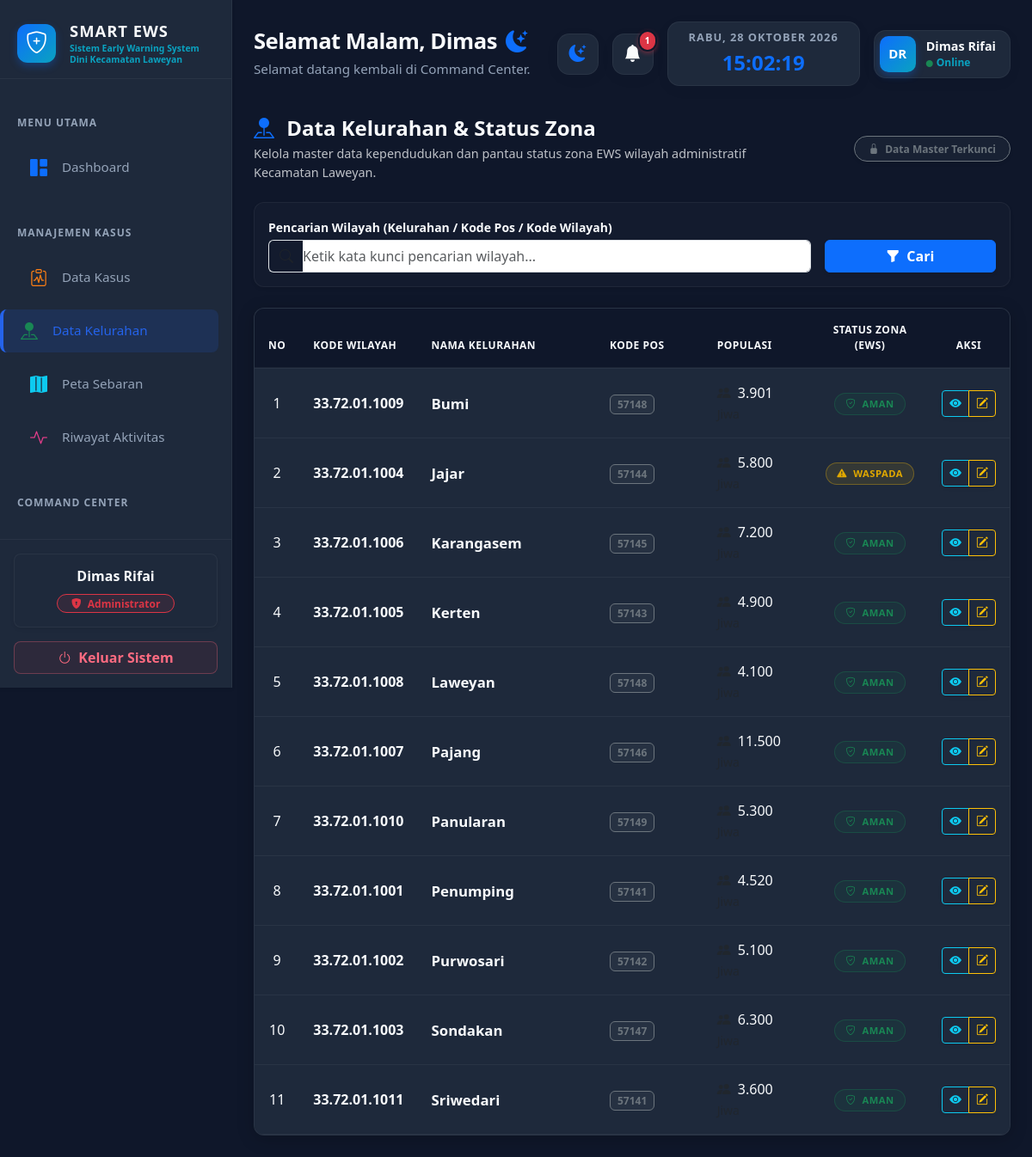
Page /pages/kelurahan/index.php (signed in) on the committed database.
### tables this page shows
CREATE TABLE `tabel_role` (
  `id_role` int NOT NULL,
  `nama_role` varchar(50) NOT NULL,
  `deskripsi` text,
  `created_at` timestamp NULL DEFAULT CURRENT_TIMESTAMP
);

CREATE TABLE `tabel_kelurahan` (
  `id_kelurahan` int NOT NULL,
  `id_pengguna` int DEFAULT NULL COMMENT 'Relasi ke admin yang mendaftarkan wilayah',
  `kode_wilayah` varchar(20) NOT NULL COMMENT 'Kode referensi Kemendagri atau BPS (berguna untuk integrasi SATUSEHAT nantinya)',
  `nama_kelurahan` varchar(100) NOT NULL,
  `kodepos` varchar(10) DEFAULT NULL,
  `jumlah_penduduk` int DEFAULT '0' COMMENT 'Populasi riil untuk pembagi perhitungan rasio penyebaran wabah',
  `luas_wilayah_km2` decimal(10,2) DEFAULT '0.00' COMMENT 'Untuk menganalisis kepadatan penduduk berbanding kasus',
  `geo_polygon` json DEFAULT NULL COMMENT 'Menyimpan koordinat batas wilayah format GeoJSON untuk digambar di peta Bootstrap/Leaflet.js',
  `created_at` timestamp NULL DEFAULT CURRENT_TIMESTAMP,
  `updated_at` timestamp NULL DEFAULT CURRENT_TIMESTAMP ON UPDATE CURRENT_TIMESTAMP
);

### pages/kelurahan/index.php (the view, shortened to what this page needs)
<?php
require_once '../../config/koneksi.php';
$id_role      = $_SESSION['id_role'];
$nama_lengkap = $_SESSION['nama_lengkap'];
$query_role = mysqli_query($koneksi, "SELECT nama_role FROM tabel_role WHERE id_role = '$id_role'");
$nama_role  = ($row = mysqli_fetch_assoc($query_role)) ? $row['nama_role'] : "User";
$keyword_cari = isset($_GET['cari']) ? mysqli_real_escape_string($koneksi, $_GET['cari']) : '';
$where_sql = "";
$status_wilayah = [];
$q_alert = mysqli_query($koneksi, "
    SELECT id_kelurahan, tingkat_alert
    FROM tabel_alert
    WHERE status_verifikasi != 'abaikan' AND status_baca = 'belum'
    ORDER BY created_at ASC
");
while ($row = mysqli_fetch_assoc($q_alert)) {
    $id_kel = $row['id_kelurahan'];
    $lvl = $row['tingkat_alert'];
    if (!isset($status_wilayah[$id_kel])) {
        $status_wilayah[$id_kel] = ($lvl == 'potensi_wabah') ? 'merah' : 'kuning';
    } else {
        if ($lvl == 'potensi_wabah') $status_wilayah[$id_kel] = 'merah';
    }
}
include '../../layout/header.php';
include '../../layout/sidebar.php';
?>
<div id="main-content">
    <?php include '../../layout/topbar.php'; ?>
    <div class="row mb-4 align-items-center mt-2">
        <div class="col-md-8">
            <h4 class="text-dynamic fw-bold mb-1"><i class="bi bi-pin-map-fill me-2 text-primary"></i> Data Kelurahan & Status Zona</h4>
            <p class="text-dynamic mb-0" style="opacity: 0.75; font-size: 0.9rem;">Kelola master data kependudukan dan pantau status zona EWS wilayah administratif Kecamatan Laweyan.</p>
        </div>
        <div class="col-md-4 text-md-end mt-3 mt-md-0">
            <span class="badge bg-secondary bg-opacity-10 text-secondary border border-secondary px-3 py-2 rounded-pill shadow-sm">
                <i class="bi bi-lock-fill me-1"></i> Data Master Terkunci
            </span>
        </div>
    </div>
    <div class="row mb-4">
        <div class="col-12">
            <div class="filter-box p-3 shadow-sm">
                <form action="index.php" method="GET" class="row g-3 align-items-end">
                    <div class="col-md-9">
                        <label class="form-label small fw-semibold text-dynamic mb-1">Pencarian Wilayah (Kelurahan / Kode Pos / Kode Wilayah)</label>
                        <div class="input-group">
                            <span class="input-group-text bg-transparent border-end-0 text-muted"><i class="bi bi-search"></i></span>
                            <input type="text" class="form-control border-start-0 ps-0" name="cari" placeholder="Ketik kata kunci pencarian wilayah..." value="<?= htmlspecialchars($keyword_cari); ?>" autofocus>
                        </div>
                    </div>
                    <div class="col-md-3 d-flex gap-2">
                        <button type="submit" class="btn btn-primary w-100 fw-semibold shadow-sm"><i class="bi bi-funnel-fill me-1"></i> Cari</button>
                    </div>
                </form>
            </div>
        </div>
    </div>
    <div class="row">
        <div class="col-12">
            <div class="panel-card p-0 overflow-hidden">
                <div class="table-responsive">
                    <table class="table table-custom table-hover mb-0">
                        <thead>
                            <tr>
                                <th width="5%" class="text-center">No</th>
                                <th width="15%">Kode Wilayah</th>
                                <th width="25%">Nama Kelurahan</th>
                                <th width="15%">Kode Pos</th>
                                <th width="15%">Populasi</th>
                                <th width="15%" class="text-center">Status Zona (EWS)</th>
                                <th width="10%" class="text-center">Aksi</th>
                            </tr>
                        </thead>
                        <tbody>
                            <?php
                            $no = 1;
                            $query = mysqli_query($koneksi, "SELECT * FROM tabel_kelurahan $where_sql ORDER BY nama_kelurahan ASC");
                            if (mysqli_num_rows($query) > 0) {
                                while ($row = mysqli_fetch_assoc($query)) {
                                    $id_kel = $row['id_kelurahan'];
                                    $populasi = number_format($row['jumlah_penduduk'], 0, ',', '.');
                                    $zona_badge = '<span class="badge rounded-pill badge-zona zona-hijau"><i class="bi bi-shield-check me-1"></i> AMAN</span>';
                                    if (isset($status_wilayah[$id_kel])) {
                                        if ($status_wilayah[$id_kel] == 'merah') {
                                            $zona_badge = '<span class="badge rounded-pill badge-zona zona-merah"><i class="bi bi-exclamation-octagon-fill me-1"></i> BAHAYA</span>';
                                        } elseif ($status_wilayah[$id_kel] == 'kuning') {
                                            $zona_badge = '<span class="badge rounded-pill badge-zona zona-kuning"><i class="bi bi-exclamation-triangle-fill me-1"></i> WASPADA</span>';
                                        }
                                    }
                                    echo "<tr>
                                            <td class='text-center text-muted'>{$no}</td>
                                            <td class='fw-bold' style='color: #0aa2c0;'>{$row['kode_wilayah']}</td>
                                            <td class='fw-bold text-dynamic' style='font-size: 1.05rem;'>{$row['nama_kelurahan']}</td>
                                            <td><span class='badge bg-secondary bg-opacity-10 text-secondary border border-secondary px-2'>{$row['kodepos']}</span></td>
                                            <td class='fw-medium'><i class='bi bi-people-fill text-muted me-1'></i> {$populasi} <small class='text-muted'>Jiwa</small></td>
                                            <td class='text-center'>{$zona_badge}</td>
                                            <td class='text-center'>
                                                <div class='btn-group shadow-sm'>
                                                    <a href='detail_kelurahan.php?id={$id_kel}' class='btn btn-sm btn-outline-info' title='Detail Wilayah'><i class='bi bi-eye-fill'></i></a>
                                                    <a href='edit_kelurahan.php?id={$id_kel}' class='btn btn-sm btn-outline-warning' title='Update Populasi'><i class='bi bi-pencil-square'></i></a>
                                                </div>
                                            </td>
                                          </tr>";
                                    $no++;
                                }
                            }
                            ?>
                        </tbody>
                    </table>
                </div>
            </div>
        </div>
    </div>
</div>
<?php include '../../layout/footer.php'; ?>

### layout/sidebar.php (shortened to what this page needs)
<?php
$current = $_SERVER['REQUEST_URI'];
function isActive(string $keyword, string $current): string {
    return strpos($current, $keyword) !== false ? 'active' : '';
}
$role_badge_class = '';
$role_icon = '';
if (isset($_SESSION['id_role']) && $_SESSION['id_role'] == 1) {
    $role_badge_class = 'bg-danger bg-opacity-10 text-danger border border-danger';
    $role_icon = 'bi-shield-lock-fill';
} else {
    $role_badge_class = 'bg-info bg-opacity-10 text-info border border-info';
    $role_icon = 'bi-person-badge';
}
?>
<div id="sidebar" class="shadow-sm">
    <div class="sidebar-brand mb-3 pb-3 border-bottom d-flex align-items-center" style="border-color: var(--border-color) !important;">
        <div class="brand-app-icon me-3">
            <i class="bi bi-shield-plus text-white" style="font-size: 1.6rem;"></i>
        </div>
        <div style="flex: 1;">
            <h5 class="mb-0 fw-bold text-dynamic" style="letter-spacing: 1px; font-size: 1.15rem;">SMART EWS</h5>
            <small class="fw-bold" style="color: #0aa2c0; font-size: 0.65rem; line-height: 1.2; display: block; margin-top: 3px;">
                Sistem Early Warning System Dini Kecamatan Laweyan
            </small>
        </div>
    </div>
    <div class="sidebar-scroll pb-3">
        <ul class="nav flex-column mt-2 mb-auto gap-1">
            <li class="menu-title mt-2">Menu Utama</li>
            <li class="nav-item">
                <a href="/ews_laweyan/pages/dashboard/index.php" class="nav-link menu-item <?= isActive('/dashboard/', $current); ?>">
                    <i class="bi bi-grid-1x2-fill menu-icon" style="color: #0d6efd;"></i>
                    <span class="menu-text">Dashboard</span>
                </a>
            </li>
            <li class="menu-title mt-4">Manajemen Kasus</li>
            <li class="nav-item">
                <a href="/ews_laweyan/pages/kasus/index.php" class="nav-link menu-item <?= isActive('/kasus/', $current); ?>">
                    <i class="bi bi-clipboard-pulse menu-icon" style="color: #fd7e14;"></i>
                    <span class="menu-text">Data Kasus</span>
                </a>
            </li>
            <li class="nav-item">
                <a href="/ews_laweyan/pages/kelurahan/index.php" class="nav-link menu-item <?= isActive('/kelurahan/', $current); ?>">
                    <i class="bi bi-pin-map-fill menu-icon" style="color: #198754;"></i>
                    <span class="menu-text">Data Kelurahan</span>
                </a>
            </li>
            <li class="nav-item">
                <a href="/ews_laweyan/pages/peta/index.php" class="nav-link menu-item <?= isActive('/peta/', $current); ?>">
                    <i class="bi bi-map-fill menu-icon" style="color: #0dcaf0;"></i>
                    <span class="menu-text">Peta Sebaran</span>
                </a>
            </li>
            <li class="nav-item">
                <a href="/ews_laweyan/pages/notifikasi/riwayat_aktivitas.php" class="nav-link menu-item <?= isActive('/riwayat_aktivitas', $current); ?>">
                    <i class="bi bi-activity menu-icon" style="color: #e83e8c;"></i>
                    <span class="menu-text">Riwayat Aktivitas</span>
                </a>
            </li>
            <li class="menu-title mt-4">Command Center</li>
            <li class="nav-item">
                <a href="/ews_laweyan/pages/notifikasi/index.php" class="nav-link menu-item <?= isActive('/notifikasi/index', $current); ?>">
                    <span class="menu-text">Pusat Notifikasi</span>
                </a>
            </li>
        </ul>
    </div>
    <div class="mt-auto p-3 border-top" style="border-color: var(--border-color) !important;">
        <div class="bottom-profile-card shadow-sm mb-3 text-center rounded-3 p-2 pb-3">
            <h6 class="text-dynamic mb-2 fw-bold mt-2"><?= htmlspecialchars($nama_lengkap); ?></h6>
            <span class="badge <?= $role_badge_class; ?> px-3 py-1 rounded-pill" style="font-weight: 600;">
                <i class="bi <?= $role_icon; ?> me-1"></i> <?= htmlspecialchars($nama_role); ?>
            </span>
        </div>
        <a href="/ews_laweyan/auth/logout.php" class="btn btn-logout-soft w-100 fw-semibold rounded-3 d-flex align-items-center justify-content-center">
            <i class="bi bi-power me-2"></i> Keluar Sistem
        </a>
    </div>
</div>

### layout/header.php (style rules this page uses)
:root, [data-theme="dark"] { --bg-body: #0f172a; --bg-panel: #1e293b; --text-main: #f8fafc; --text-muted: #94a3b8; --accent-blue: #2563eb; --accent-red: #ef4444; --border-color: rgba(255,255,255,0.05); --shadow-color: rgba(0,0,0,0.2); --hover-bg: rgba(255,255,255,0.05); }
body { background-color: var(--bg-body); color: var(--text-main); font-family: 'Segoe UI', Tahoma, Geneva, Verdana, sans-serif; overflow-x: hidden; margin: 0; transition: background-color 0.3s, color 0.3s; }
.text-dynamic { color: var(--text-main) !important; }
#sidebar { width: 270px; background-color: var(--bg-panel); height: 100vh; position: fixed; left: 0; top: 0; border-right: 1px solid var(--border-color); display: flex; flex-direction: column; z-index: 1000; transition: background-color 0.3s, border-color 0.3s; }
.sidebar-brand { padding: 25px 20px; display: flex; align-items: center; border-bottom: 1px solid var(--border-color); }
.sidebar-scroll { flex-grow: 1; overflow-y: auto; overflow-x: hidden; scroll-behavior: smooth; }
.menu-title { color: var(--text-muted); font-size: 0.75rem; font-weight: bold; text-transform: uppercase; letter-spacing: 1px; padding: 10px 20px; margin-top: 10px; }
.nav-link { color: var(--text-muted); padding: 12px 20px; border-radius: 8px; margin: 4px 15px; transition: all 0.3s; font-weight: 500; }
.nav-link.active { background-color: rgba(37, 99, 235, 0.15) !important; color: var(--accent-blue) !important; border-left: 4px solid var(--accent-blue); border-radius: 0 8px 8px 0; margin-left: 0; padding-left: 31px; }
#main-content { margin-left: 270px; padding: 25px; min-height: 100vh; }

### layout/sidebar.php (style rules this page uses)
.brand-app-icon { background: linear-gradient(135deg, #0d6efd 0%, #0aa2c0 100%); border-radius: 12px; width: 45px; height: 45px; display: flex; align-items: center; justify-content: center; flex-shrink: 0; box-shadow: 0 4px 10px rgba(13, 110, 253, 0.3); }
.nav-link.menu-item { display: flex; align-items: center; padding: 10px 15px; border-radius: 8px; transition: all 0.3s ease; }
.nav-link.menu-item .menu-icon { width: 30px; text-align: center; font-size: 1.25rem; margin-right: 12px; flex-shrink: 0; }
.nav-link.menu-item .menu-text { flex: 1; line-height: 1.3; white-space: normal; font-size: 0.95rem; }
.bottom-profile-card { background-color: var(--bg-panel); border: 1px solid var(--border-color); transition: background-color 0.3s, border-color 0.3s; }
.btn-logout-soft { background-color: rgba(220, 53, 69, 0.08); color: #dc3545; border: 1px solid rgba(220, 53, 69, 0.2); transition: all 0.3s ease; }
[data-theme="dark"] .btn-logout-soft { color: #ff6b81; border-color: rgba(255, 107, 129, 0.3); }

### pages/kelurahan/index.php (style rules this page uses)
.panel-card { background-color: var(--bg-panel); border: 1px solid var(--border-color); border-radius: 12px; box-shadow: 0 4px 20px var(--shadow-color); }
.table-custom { --bs-table-color: var(--text-color); --bs-table-bg: transparent; --bs-table-border-color: var(--border-color); --bs-table-hover-color: var(--text-color); }
.table-custom thead th { background-color: var(--bg-body); color: var(--text-color); border-bottom: 2px solid var(--border-color); font-weight: 700; text-transform: uppercase; font-size: 0.75rem; letter-spacing: 0.5px; padding: 1rem; }
.table-custom tbody td { background-color: var(--bg-panel); color: var(--text-color) !important; border-bottom: 1px solid var(--border-color); vertical-align: middle; padding: 1rem; }
.text-dynamic { color: var(--text-color) !important; }
.filter-box { background-color: rgba(13, 110, 253, 0.03); border: 1px solid rgba(13, 110, 253, 0.15); border-radius: 12px; }
[data-theme="dark"] .filter-box { background-color: rgba(255, 255, 255, 0.02); border-color: rgba(255, 255, 255, 0.05); }
.badge-zona { font-size: 0.7rem; font-weight: 700; letter-spacing: 0.5px; padding: 6px 12px; }
.zona-kuning { background: rgba(255,193,7,0.1); color: #e0a800; border: 1px solid rgba(255,193,7,0.3); }
.zona-hijau { background: rgba(25,135,84,0.1); color: #198754; border: 1px solid rgba(25,135,84,0.3); }

### rows in the picture
tabel_role: nama_role "Administrator"
tabel_kelurahan: kode_wilayah "33.72.01.1009", nama_kelurahan "Bumi", kodepos "57148", jumlah_penduduk "3.901"
tabel_kelurahan: kode_wilayah "33.72.01.1004", nama_kelurahan "Jajar", kodepos "57144", jumlah_penduduk "5.800", shows "WASPADA"
tabel_kelurahan: kode_wilayah "33.72.01.1006", nama_kelurahan "Karangasem", kodepos "57145", jumlah_penduduk "7.200"
tabel_kelurahan: kode_wilayah "33.72.01.1005", nama_kelurahan "Kerten", kodepos "57143", jumlah_penduduk "4.900"
tabel_kelurahan: kode_wilayah "33.72.01.1008", nama_kelurahan "Laweyan", kodepos "57148", jumlah_penduduk "4.100"
tabel_kelurahan: kode_wilayah "33.72.01.1007", nama_kelurahan "Pajang", kodepos "57146", jumlah_penduduk "11.500"
tabel_kelurahan: kode_wilayah "33.72.01.1010", nama_kelurahan "Panularan", kodepos "57149", jumlah_penduduk "5.300"
tabel_kelurahan: kode_wilayah "33.72.01.1001", nama_kelurahan "Penumping", kodepos "57141", jumlah_penduduk "4.520"
tabel_kelurahan: kode_wilayah "33.72.01.1002", nama_kelurahan "Purwosari", kodepos "57142", jumlah_penduduk "5.100"
tabel_kelurahan: kode_wilayah "33.72.01.1003", nama_kelurahan "Sondakan", kodepos "57147", jumlah_penduduk "6.300"
tabel_kelurahan: kode_wilayah "33.72.01.1011", nama_kelurahan "Sriwedari", kodepos "57141", jumlah_penduduk "3.600"

### other values in the picture
$nama_lengkap "Dimas Rifai"
$salam "Selamat Malam"
$nama_panggilan "Dimas"
$jumlah_notif_baru "1"
$inisial "DR"
